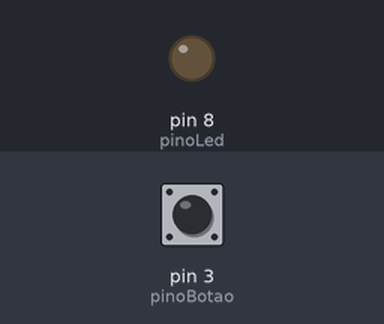
A sketch run on a simulated Arduino Uno, built with avr-gcc and run on an emulated ATmega328P. Shown: output pins drawn as LEDs (lit = HIGH). Dashed ring = blinking. The test bench sets the inputs (shaded band); at power-on: pin 3 (pinoBotao) LOW.

Above: at 1.2 s.
1.3 s: pin 3 (pinoBotao) pulled HIGH for 3.2 s
At 2.1 s:
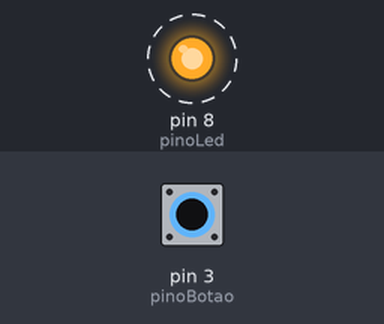
6.0 s: pin 3 (pinoBotao) pulled HIGH for 0.15 s
At 6.9 s:
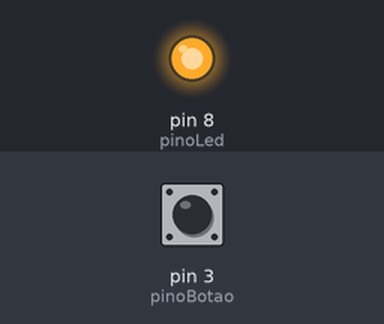
7.6 s: pin 3 (pinoBotao) pulled HIGH for 1 s
At 8.1 s:
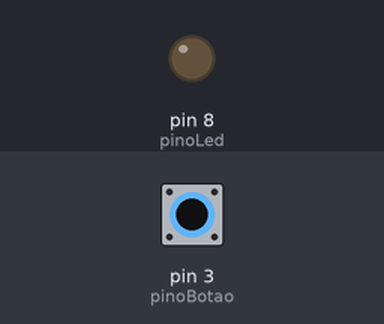
Timing chart, 0 to 10.6 s (numbered marks = the images above; inputs shaded):
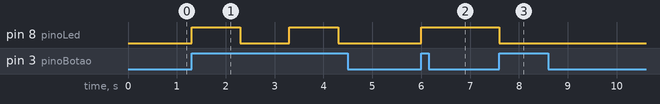

Measured:
- after the input at 1.3 s, pin 8 (pinoLed): alternates HIGH for 1.0 s and LOW for 1.0 s, starting at once
- after the input at 6.0 s, pin 8 (pinoLed): LOW → HIGH at once
- after the input at 7.6 s, pin 8 (pinoLed): HIGH → LOW at once

The sketch:

Garagem_-_lampada.ino
```cpp
const int pinoLed = 8;
const int pinoBotao = 3;
int estadoBotao = LOW;
int ultimoEstadoBotao = LOW;

void setup() {
  pinMode(pinoLed, OUTPUT);
  pinMode(pinoBotao, INPUT);
  Serial.begin(9600);
}

void loop() {
  estadoBotao = digitalRead (pinoBotao);
  if (estadoBotao == HIGH) {
//    Serial.println("HIGH");
    if (ultimoEstadoBotao == HIGH) {
      digitalWrite(pinoLed, LOW);
    } else {
      digitalWrite(pinoLed, HIGH);
    }

    if (ultimoEstadoBotao == HIGH) {
      ultimoEstadoBotao = LOW;

    } else {
      ultimoEstadoBotao = HIGH;
    }

    delay(1000);

  }

}
```
